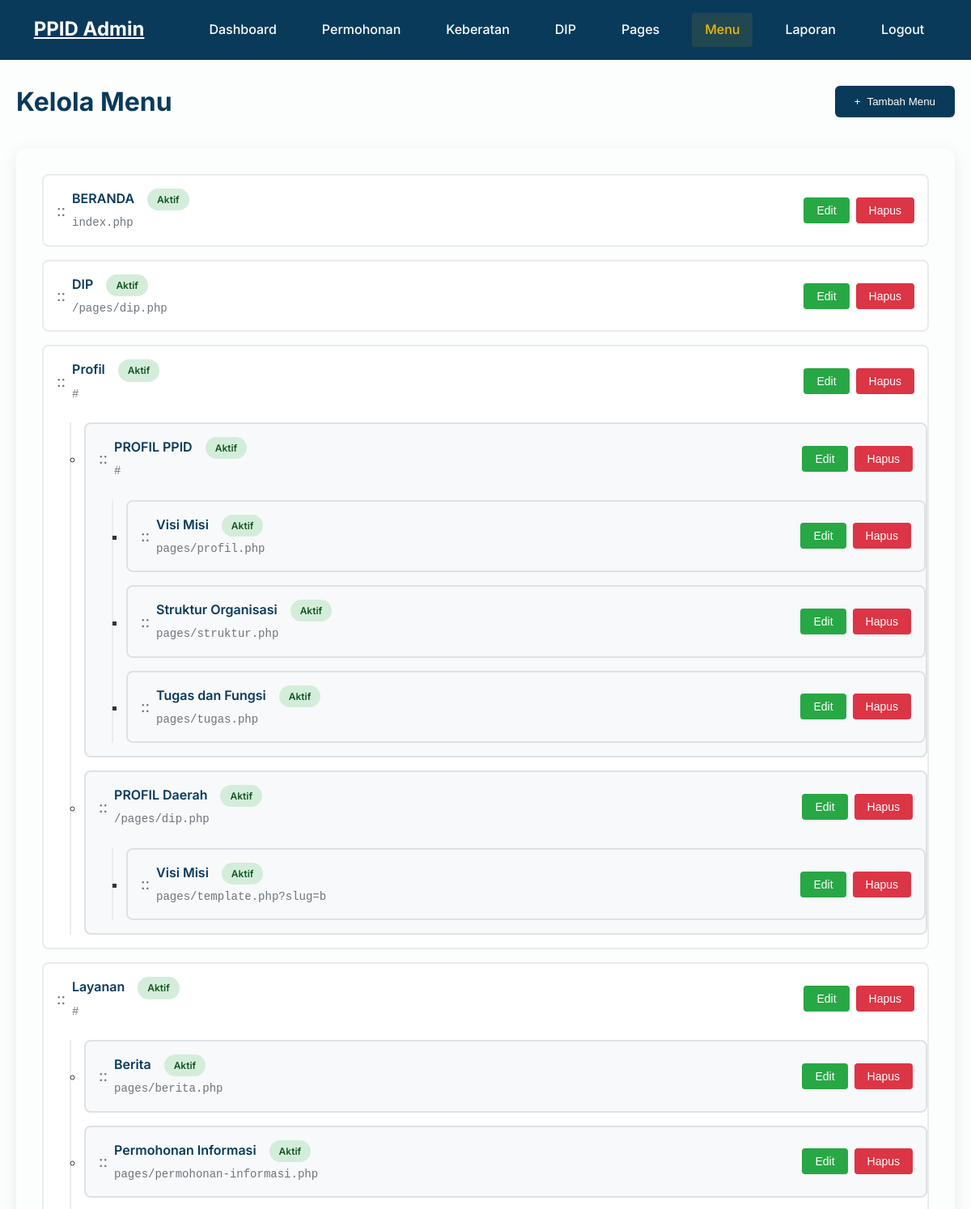
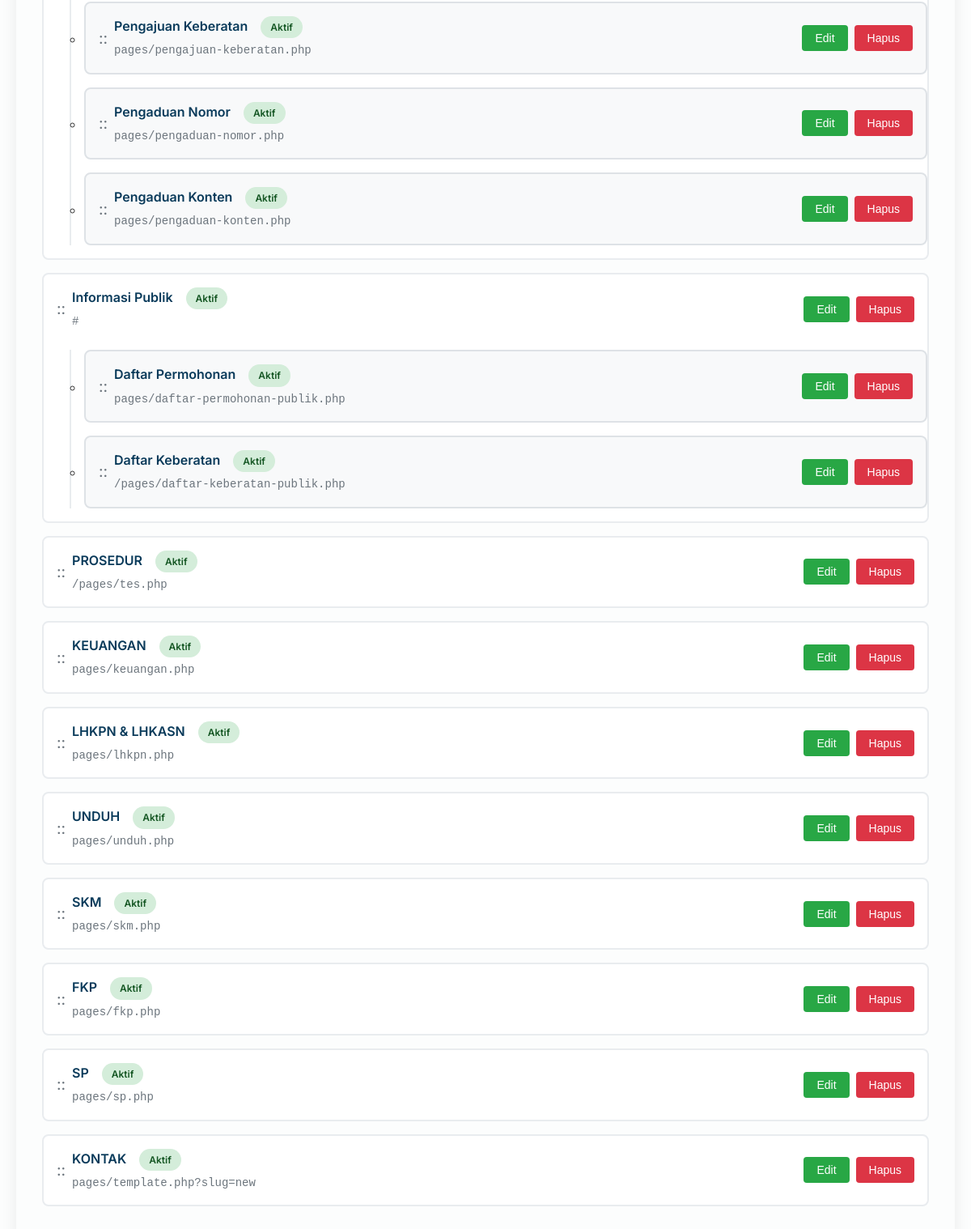
Screenshot of /admin/menus/index.php (signed in) with the database file from the repository (2 pictures, top to bottom).
### tables this page shows
CREATE TABLE `menus` (
  `id` int(11) NOT NULL,
  `name` varchar(100) NOT NULL,
  `url` varchar(255) NOT NULL,
  `parent_id` int(11) DEFAULT 0,
  `order_index` int(11) DEFAULT 0,
  `is_active` tinyint(1) DEFAULT 1,
  `created_at` timestamp NOT NULL DEFAULT current_timestamp(),
  `updated_at` timestamp NOT NULL DEFAULT current_timestamp() ON UPDATE current_timestamp()
);

### admin/menus/index.php (the view, shortened to what this page needs)
<?php
require_once '../../includes/config.php';
$menus = [];
$menuByParent = [];
$result = $conn->query("SELECT * FROM menus ORDER BY parent_id ASC, order_index ASC");
while ($row = $result->fetch_assoc()) {
    $menus[] = $row;
    $menuByParent[(int)$row['parent_id']][] = $row;
}
function renderMenuItems($menuByParent, $parentId = 0, $depth = 0) {
    foreach ($menuByParent[$parentId] as $menu) {
        $isChild = $depth > 0;
        $childClass = $isChild ? ' child-menu-item' : '';
        $menuId = (int)$menu['id'];
        echo '<li class="menu-item' . $childClass . '" data-id="' . $menuId . '" data-parent="' . $parentId . '">';
        echo '<div class="menu-content">';
        echo '<div style="display: flex; align-items: center;">';
        echo '<span class="drag-handle">::</span>';
        echo '<div class="menu-info">';
        echo '<div class="menu-name">';
        echo htmlspecialchars($menu['name']);
        echo '<span class="menu-status ' . ($menu['is_active'] ? 'status-active' : 'status-inactive') . '">';
        echo $menu['is_active'] ? 'Aktif' : 'Tidak Aktif';
        echo '</span>';
        echo '</div>';
        echo '<div class="menu-url">' . htmlspecialchars($menu['url']) . '</div>';
        echo '</div>';
        echo '</div>';
        echo '<div class="action-buttons">';
        echo '<button class="btn-success js-edit-menu" data-id="' . $menuId . '" data-name="' . htmlspecialchars($menu['name'], ENT_QUOTES, 'UTF-8') . '" data-url="' . htmlspecialchars($menu['url'], ENT_QUOTES, 'UTF-8') . '" data-parent="' . (int)$menu['parent_id'] . '" data-active="' . (int)$menu['is_active'] . '">Edit</button>';
        echo '<form method="POST" style="display: inline;" onsubmit="return confirm(\'Apakah Anda yakin ingin menghapus menu ini?\')">';
        echo '<button type="submit" class="btn-danger">Hapus</button>';
        echo '</form>';
        echo '</div>';
        echo '</div>';
        if (!empty($menuByParent[$menuId])) {
            echo '<ul class="child-menus">';
            renderMenuItems($menuByParent, $menuId, $depth + 1);
            echo '</ul>';
        }
        echo '</li>';
    }
}
?>
<!DOCTYPE html>
<html lang="id">
<head>
    <link rel="stylesheet" href="../../css/style.css">
</head>
<body class="admin-body admin-menus">
   <header class="header" id="header">
        <div class="container">
            <div class="header-content">
                <div class="logo">
                    <h2><a href="../dashboard.php" style="color: #FCFDFD;">PPID Admin</a></h2>
                </div>
                <nav class="nav-menu">
                    <ul class="nav-list">
                        <li class="nav-item">
                            <a href="../dashboard.php" class="nav-link">Dashboard</a>
                        </li>
                        <li class="nav-item">
                            <a href="../permohonan/index.php" class="nav-link">Permohonan</a>
                        </li>
                        <li class="nav-item">
                            <a href="../keberatan/index.php" class="nav-link">Keberatan</a>
                        </li>
                        <li class="nav-item">
                            <a href="../dip/index.php" class="nav-link">DIP</a>
                        </li>
                        <li class="nav-item">
                            <a href="../pages/index.php" class="nav-link">Pages</a>
                        </li>
                        <li class="nav-item">
                            <a href="index.php" class="nav-link active">Menu</a>
                        </li>
                        <li class="nav-item">
                            <a href="../laporan.php" class="nav-link">Laporan</a>
                        </li>
                        <li class="nav-item">
                            <a href="../logout.php" class="nav-link">Logout</a>
                        </li>
                    </ul>
                </nav>
            </div>
        </div>
    </header>
    <main class="admin-page">
        <div class="page-header">
            <h1 class="page-title">Kelola Menu</h1>
            <button class="btn-primary" onclick="showAddMenuModal()">
                <span>+</span>
                Tambah Menu
            </button>
        </div>
            <div class="section-card">
                <?php if (!empty($menus)): ?>
                    <ul class="menu-list" id="menuList">
                        <?php renderMenuItems($menuByParent, 0, 0); ?>
                    </ul>
                <?php endif; ?>
            </div>
    </main>
</body>
</html>

### rows the page displays
menus: name "BERANDA", is_active "Aktif", url "index.php"
menus: name "DIP", is_active "Aktif", url "/pages/dip.php"
menus: name "Profil", is_active "Aktif", url "#"
menus: name "PROFIL PPID", is_active "Aktif", url "#"
menus: name "Visi Misi", is_active "Aktif", url "pages/profil.php"
menus: name "Struktur Organisasi", is_active "Aktif", url "pages/struktur.php"
menus: name "Tugas dan Fungsi", is_active "Aktif", url "pages/tugas.php"
menus: name "PROFIL Daerah", is_active "Aktif", url "/pages/dip.php"
menus: name "Visi Misi", is_active "Aktif", url "pages/template.php?slug=b"
menus: name "Layanan", is_active "Aktif", url "#"
menus: name "Berita", is_active "Aktif", url "pages/berita.php"
menus: name "Permohonan Informasi", is_active "Aktif", url "pages/permohonan-informasi.php"
menus: name "Pengajuan Keberatan", is_active "Aktif", url "pages/pengajuan-keberatan.php"
menus: name "Pengaduan Nomor", is_active "Aktif", url "pages/pengaduan-nomor.php"
menus: name "Pengaduan Konten", is_active "Aktif", url "pages/pengaduan-konten.php"
menus: name "Informasi Publik", is_active "Aktif", url "#"
menus: name "Daftar Permohonan", is_active "Aktif", url "pages/daftar-permohonan-publik.php"
menus: name "Daftar Keberatan", is_active "Aktif", url "/pages/daftar-keberatan-publik.php"
menus: name "PROSEDUR", is_active "Aktif", url "/pages/tes.php"
menus: name "KEUANGAN", is_active "Aktif", url "pages/keuangan.php"
menus: name "LHKPN & LHKASN", is_active "Aktif", url "pages/lhkpn.php"
menus: name "UNDUH", is_active "Aktif", url "pages/unduh.php"
menus: name "SKM", is_active "Aktif", url "pages/skm.php"
menus: name "FKP", is_active "Aktif", url "pages/fkp.php"
menus: name "SP", is_active "Aktif", url "pages/sp.php"
menus: name "KONTAK", is_active "Aktif", url "pages/template.php?slug=new"
